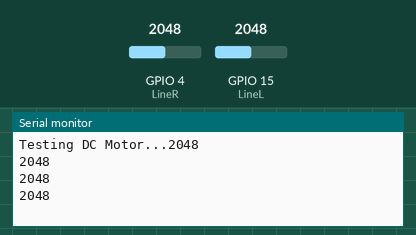
The sketch below on a simulated ESP32. Parts: the last lines printed to the serial monitor. The inputs (shaded band) are chosen by the test bench; at power-on: GPIO 4 (LineR) = 2048, GPIO 15 (LineL) = 2048.

Above: at 1.8 s.
1.9 s: GPIO 4 (LineR) set to 2866
At 2.8 s:
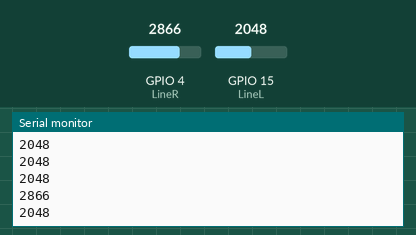
3.4 s: GPIO 15 (LineL) set to 1228
At 4.6 s:
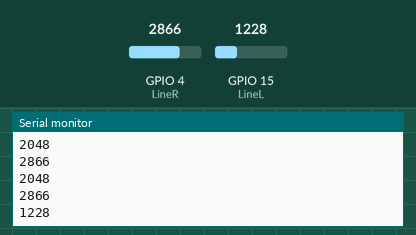
4.9 s: GPIO 4 (LineR) set to 3603
At 5.3 s:
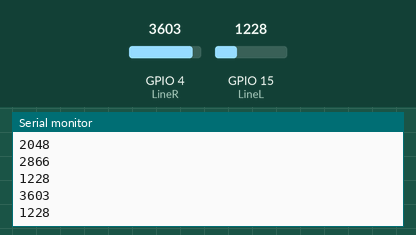
6.4 s: GPIO 15 (LineL) set to 491
At 7.8 s:
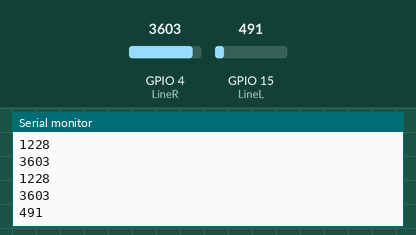
Timing chart, 0 to 8.9 s (numbered marks = the images above; inputs shaded):
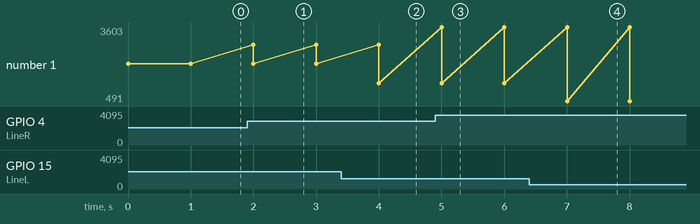

The sketch:

Line_Sensor_Test.ino
```cpp
// Line sensor
const int LineR = 4;
const int LineL = 15;
int inputLineR = 0;
int inputLineL = 0;

void setup() {
  // Line Sensor
  pinMode(LineR, INPUT);  // Sets Right Line Sensor
  pinMode(LineL, INPUT);  // Sets Left Line Sensor
  Serial.begin(115200);
  Serial.print("Testing DC Motor...");
}

void loop() {

  // Reading Line Sensor
  inputLineR = analogRead(LineR);
  inputLineL = analogRead(LineL);
  Serial.println(inputLineR);
  Serial.println(inputLineL);
  delay(1000);
}
```

Measured:
- after the input at 1.9 s, the serial monitor: prints a new line after 0.10 s (image 1)
- after the input at 3.4 s, the serial monitor: prints a new line after 0.60 s (image 2)
- after the input at 4.9 s, the serial monitor: prints a new line after 0.10 s (image 3)
- after the input at 6.4 s, the serial monitor: prints a new line after 0.60 s (image 4)
- plotted number 1: 2048 → 1228 after the input at 3.4 s, 1228 → 491 after the input at 6.4 s
